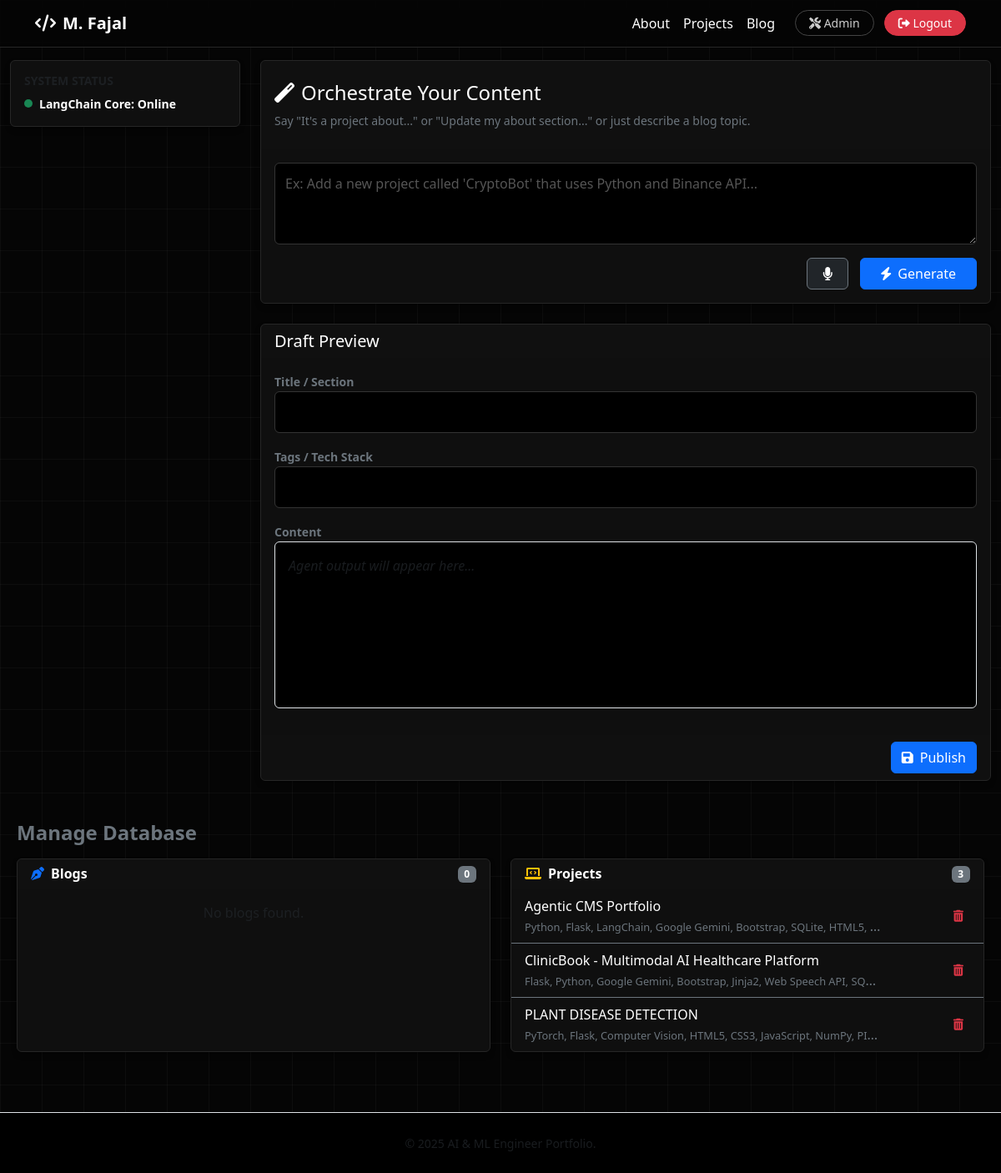
Before: /admin (signed in) with the older database file.
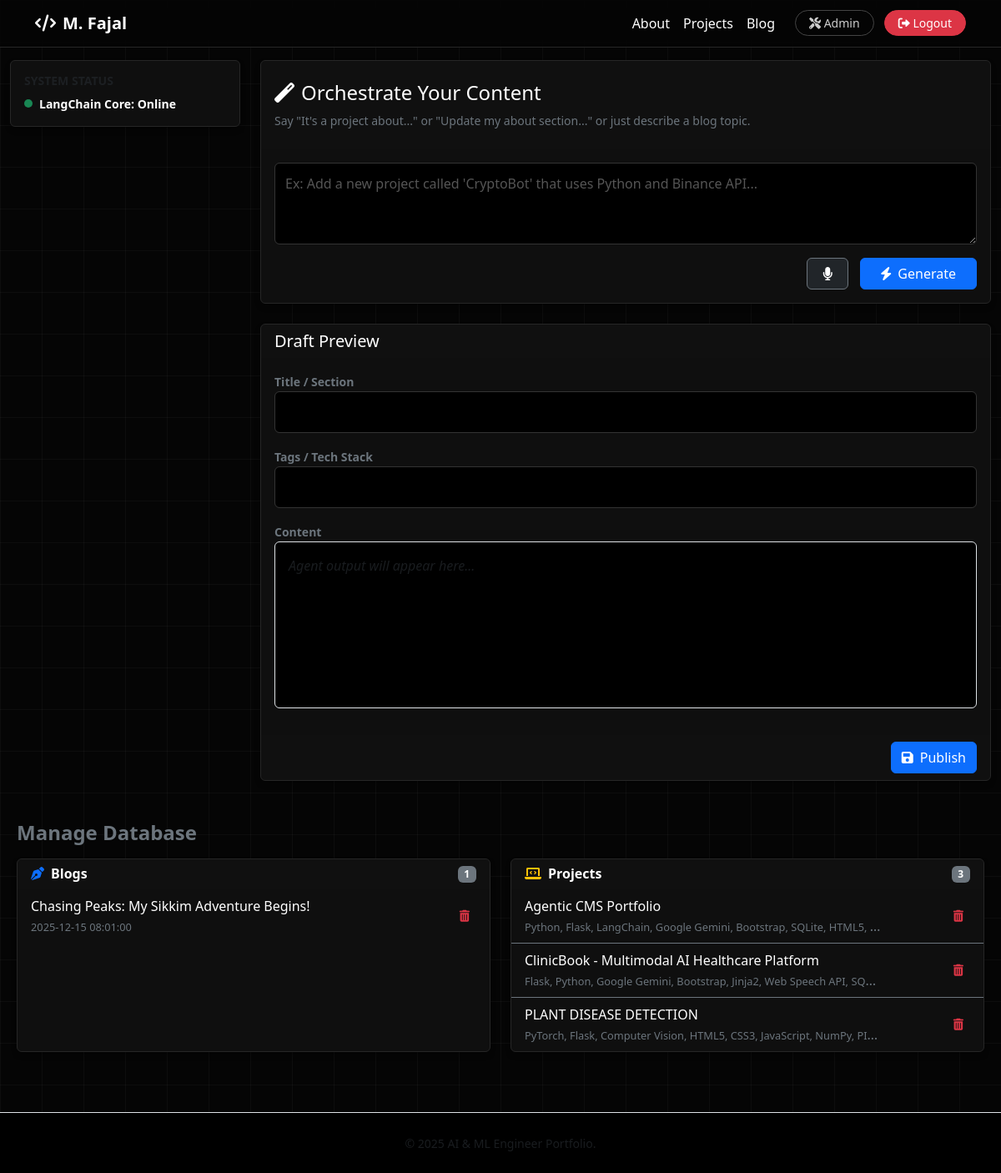
After: the same page with the newer database file.
### tables this page shows
CREATE TABLE projects (
        id INTEGER PRIMARY KEY AUTOINCREMENT,
        title TEXT NOT NULL,
        description TEXT NOT NULL,
        tech_stack TEXT,
        link TEXT,
        created_at TIMESTAMP DEFAULT CURRENT_TIMESTAMP
    );

CREATE TABLE blogs (
        id INTEGER PRIMARY KEY AUTOINCREMENT,
        title TEXT NOT NULL,
        content TEXT NOT NULL,
        tags TEXT,
        created_at TIMESTAMP DEFAULT CURRENT_TIMESTAMP
    );

### app.py (the view)
@app.route('/admin')
@login_required
def admin():
    conn = get_db_connection()
    blogs = conn.execute("SELECT * FROM blogs ORDER BY created_at DESC").fetchall()
    projects = conn.execute("SELECT * FROM projects ORDER BY created_at DESC").fetchall()
    conn.close()
    return render_template('admin.html', blogs=blogs, projects=projects)

### app.py (called while the page is built)
def login_required(f):
    @wraps(f)
    def decorated_function(*args, **kwargs):
        if not session.get('logged_in'):
            return redirect(url_for('login'))
        return f(*args, **kwargs)
    return decorated_function

### src/db.py (called while the page is built)
def get_db_connection():
    conn = sqlite3.connect(DB_PATH)
    conn.row_factory = sqlite3.Row
    return conn

### templates/admin.html (shortened to what this page needs)
{% extends "base.html" %}
{% block content %}
<div class="container-fluid py-4 mt-5">
    <div class="row">
        <div class="col-md-3 mb-4">
            <div class="card card-dark mb-3">
                <div class="card-body">
                    <h6 class="text-uppercase small fw-bold text-muted">System Status</h6>
                    <div class="d-flex align-items-center mt-2">
                        <div class="status-indicator bg-success me-2 rounded-circle" style="width:10px; height:10px;"></div>
                        <span class="fw-bold small">LangChain Core: Online</span>
                    </div>
                </div>
            </div>
        </div>
        <div class="col-md-9">
            <div class="card card-dark mb-4">
                <div class="card-header border-0 pt-4">
                    <h4><i class="fas fa-magic text-gradient me-2"></i>Orchestrate Your Content</h4>
                    <p class="text-secondary small">
                        Say "It's a project about..." or "Update my about section..." or just describe a blog topic.
                    </p>
                </div>
                <div class="card-body">
                    <textarea class="form-control mb-3" id="agentPrompt" rows="3" placeholder="Ex: Add a new project called 'CryptoBot' that uses Python and Binance API..."></textarea>
                    <div class="text-end">
                        <button type="button" id="voice-btn" class="btn btn-dark border border-secondary" style="width: 50px; margin-right: 10px;" onclick="startDictation()" title="Use Voice">
                            <i class="fas fa-microphone text-white"></i>
                        </button>
                        <button class="btn btn-primary px-4" id="btnGenerate">
                            <i class="fas fa-bolt me-2"></i>Generate
                        </button>
                    </div>
                </div>
            </div>
            <div class="card card-dark">
                <div class="card-header border-0">
                    <h5 class="mb-0">Draft Preview </h5>
                </div>
                <div class="card-body">
                    <div class="mb-3">
                        <label class="small fw-bold text-secondary">Title / Section</label>
                        <input type="text" class="form-control" id="draftTitle">
                    </div>
                    <div class="mb-3">
                        <label class="small fw-bold text-secondary">Tags / Tech Stack</label>
                        <input type="text" class="form-control" id="draftTags">
                    </div>
                    <div class="mb-3">
                        <label class="small fw-bold text-secondary">Content</label>
                        <div id="draftContentPreview" class="p-3 border rounded" style="min-height: 200px; background: #000;">
                            <em class="text-muted">Agent output will appear here...</em>
                        </div>
                    </div>
                </div>
                <div class="card-footer border-0 text-end">
                    <button class="btn btn-primary" id="btnSave"><i class="fas fa-save me-2"></i>Publish</button>
                </div>
            </div>
        </div>
    </div>
</div>
<div class="row mt-4 m-2">
    <div class="col-md-12">
        <h4 class="fw-bold mb-3 text-secondary">Manage Database</h4>
    </div>
    <div class="col-md-6 mb-4">
        <div class="card card-dark h-100">
            <div class="card-header border-0 d-flex justify-content-between align-items-center">
                <h6 class="mb-0 fw-bold"><i class="fas fa-pen-nib me-2 text-primary"></i>Blogs</h6>
                <span class="badge bg-secondary">{{ blogs|length }}</span>
            </div>
            <div class="card-body p-0">
                <ul class="list-group list-group-flush bg-transparent">
                    {% for blog in blogs %}
                    <li class="list-group-item bg-transparent border-secondary text-secondary d-flex justify-content-between align-items-center">
                        <div class="text-truncate me-2" style="max-width: 80%;">
                            <span class="text-white">{{ blog.title }}</span>
                            <br><small style="font-size: 0.8rem;">{{ blog.created_at }}</small>
                        </div>
                        <button onclick="deleteItem('blog', {{ blog.id }})" class="btn btn-sm btn-outline-danger border-0">
                            <i class="fas fa-trash-alt"></i>
                        </button>
                    </li>
                    {% else %}
                    <li class="list-group-item bg-transparent text-muted text-center p-3">No blogs found.</li>
                    {% endfor %}
                </ul>
            </div>
        </div>
    </div>
    <div class="col-md-6 mb-4">
        <div class="card card-dark h-100">
            <div class="card-header border-0 d-flex justify-content-between align-items-center">
                <h6 class="mb-0 fw-bold"><i class="fas fa-laptop-code me-2 text-warning"></i>Projects</h6>
                <span class="badge bg-secondary">{{ projects|length }}</span>
            </div>
            <div class="card-body p-0">
                <ul class="list-group list-group-flush bg-transparent">
                    {% for project in projects %}
                    <li class="list-group-item bg-transparent border-secondary text-secondary d-flex justify-content-between align-items-center">
                        <div class="text-truncate me-2" style="max-width: 80%;">
                            <span class="text-white">{{ project.title }}</span>
                            <br><small style="font-size: 0.8rem;">{{ project.tech_stack }}</small>
                        </div>
                        <button onclick="deleteItem('project', {{ project.id }})" class="btn btn-sm btn-outline-danger border-0">
                            <i class="fas fa-trash-alt"></i>
                        </button>
                    </li>
                    {% else %}
                    <li class="list-group-item bg-transparent text-muted text-center p-3">No projects found.</li>
                    {% endfor %}
                </ul>
            </div>
        </div>
    </div>
</div>
{% endblock %}

### templates/base.html (shortened to what this page needs)
<!DOCTYPE html>
<html lang="en">
<head>
    <link href="https://cdn.jsdelivr.net/npm/bootstrap@5.3.0/dist/css/bootstrap.min.css" rel="stylesheet">
    <link rel="stylesheet" href="https://cdnjs.cloudflare.com/ajax/libs/font-awesome/6.0.0/css/all.min.css">
    <link rel="stylesheet" href="{{ url_for('static', filename='style.css') }}">
</head>
<body class="dark-mode">
    <nav class="navbar navbar-expand-lg navbar-dark fixed-top border-bottom">
        <div class="container">
            <a class="navbar-brand fw-bold" href="/">
                <i class="fas fa-code me-2"></i>M. Fajal
            </a>
            <div class="collapse navbar-collapse" id="navbarNav">
                <ul class="navbar-nav ms-auto">
                    <li class="nav-item"><a class="nav-link" href="/#about">About</a></li>
                    <li class="nav-item"><a class="nav-link" href="/#projects">Projects</a></li>
                    <li class="nav-item"><a class="nav-link" href="/#blog">Blog</a></li>
                    <li class="nav-item ms-3 mt-1">
                        {% if session.get('logged_in') %}
                            <a class="btn btn-outline-light btn-sm rounded-pill px-3 me-2" href="/admin">
                                <i class="fas fa-tools"></i> Admin
                            </a>
                            <a class="btn btn-danger btn-sm rounded-pill px-3" href="/logout">
                                <i class="fas fa-sign-out-alt"></i> Logout
                            </a>
                        {% else %}
                            <a class="btn btn-outline-light btn-sm rounded-pill px-3" href="/login">
                                <i class="fas fa-lock me-2"></i>Admin
                            </a>
                        {% endif %}
                    </li>
                </ul>
            </div>
        </div>
    </nav>
    <main>
        {% block content %}{% endblock %}
    </main>
    <footer class="py-4 mt-5 border-top">
        <div class="container text-center text-muted">
            <small>&copy; 2025 AI & ML Engineer Portfolio.</small>
        </div>
    </footer>
</body>
</html>

### static/style.css (style rules this page uses)
:root { --bg-body: #050505; --bg-card: #0f0f0f; --bg-card-hover: #141414; --text-main: #ffffff; --text-muted: #a0a0a0; --border-color: #262626; --accent-glow: rgba(255, 255, 255, 0.08); }
body { background-color: var(--bg-body); color: var(--text-main); font-family: 'Segoe UI', Tahoma, Geneva, Verdana, sans-serif; min-height: 100vh; background-image: linear-gradient(rgba(255, 255, 255, 0.03) 1px, transparent 1px), linear-gradient(90deg, rgba(255, 255, 255, 0.03) 1px, transparent 1px); background-size: 50px 50px; }
.navbar { background: rgba(5, 5, 5, 0.85) !important; backdrop-filter: blur(12px); border-bottom: 1px solid var(--border-color) !important; }
.navbar-brand, .nav-link { color: var(--text-main) !important; }
.card-dark, .modal-content { background-color: var(--bg-card) !important; border: 1px solid var(--border-color) !important; color: var(--text-main); box-shadow: 0 4px 6px rgba(0,0,0,0.3); transition: transform 0.3s ease, border-color 0.3s ease; }
.form-control { background-color: #000000 !important; border: 1px solid #333 !important; color: #ffffff !important; padding: 12px; }
::placeholder { color: #555 !important; }
.btn-outline-light { border-color: #444; color: #ccc; }
footer { background: #000; border-top: 1px solid var(--border-color) !important; color: #555 !important; }

Changed rows visible on the page:
added blogs: title "Chasing Peaks: My Sikkim Adventure Begins!", created_at "2025-12-15 08:01:00"
Other visible differences:
{{ blogs|length }}: "0" → "1"
